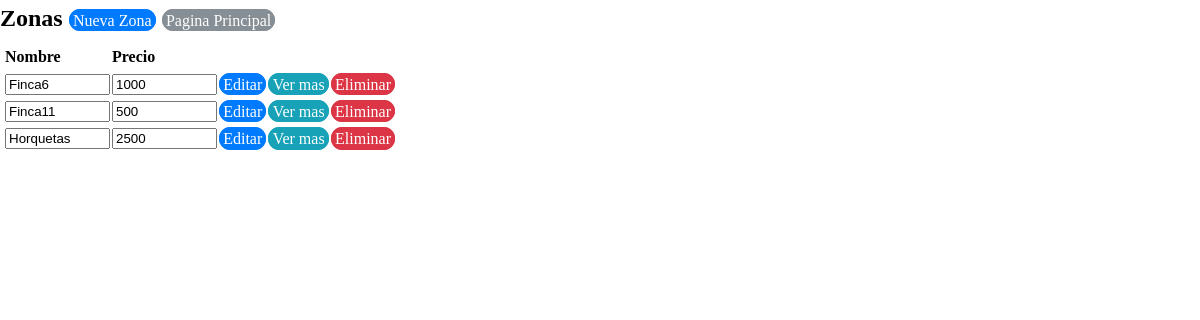
Screenshot of /view/registrozona/RegistroZona.php with the database file from the repository.
### tables this page shows
CREATE TABLE `tbzonas` (
  `zonaid` int(20) NOT NULL,
  `zonanombre` varchar(20) NOT NULL,
  `zonaprecio` double NOT NULL,
  `zonaestado` tinyint(1) NOT NULL
);

### business/zonabusiness/zonaBusiness.php (called while the page is built, shortened)
<?php
class zonaBusiness {
    private $DataZona;
    public function zonaBusiness() {
        require_once '../../data/datazona/DataZona.php';
        $this->DataZona = new DataZona();
    }
    public function mostrarZona() {
        return $this->DataZona->mostrarZona();
    }
}
?>

### data/datazona/DataZona.php (called while the page is built, shortened)
<?php
class DataZona {
    private $conexion;
    function DataZona() {
        include_once '../../data/dbconexion/Conexion.php';
        $this->conexion = new Conexion();
    }
    function mostrarZona() {
        if ($this->conexion->crearConexion()->set_charset('utf8')) {
            $array = array();
            $mostrarzonas = $this->conexion->crearConexion()->query("SELECT * FROM `tbzonas` WHERE zonaestado=1");
            $this->conexion->cerrarConexion();
            while ($resultado = $mostrarzonas->fetch_assoc()) {
                array_push($array, $resultado);
            }
                return $array;
        }
    }
}
?>

### data/dbconexion/Conexion.php (called while the page is built, shortened)
<?php
class Conexion {
    private $server;
    private $user;
    private $password;
    private $dbname;
    function Conexion(){
        $this->server = "localhost";
        $this->user = "root";
        $this->password = "";
        $this->dbname = "bdexpressdjb";
    }
    function crearConexion(){
        $this->conexion  = mysqli_connect($this->server,$this->user,$this->password,$this->dbname);
        return $this->conexion;
    }
}

### view/registrozona/RegistroZona.php (the view, shortened to what this page needs)
<!DOCTYPE html>
<head>
    <link rel="stylesheet" href="../../css/estilo.css">
    <?php
    include '../../business/zonabusiness/zonaBusiness.php';
    ?>
</head>
<body>
    <?php
    $zonaBusiness = new zonaBusiness();
    $allBusiness = $zonaBusiness->mostrarZona();
    ?>
    <h2>
        Zonas
        <a href="?action=registrar" class="btn btn-primary" >Nueva Zona</a>
        <a href="../ventanaprincipalview/VentanaPrincipalView.php" class="btn btn-secondary">Pagina Principal</a>
    </h2>
    <form  action="RegistroZona.php" method="Post">
       <table>
            <thead>
                <tr>
                    <th></th>
                    <th></th>
                    <th>Nombre</th>
                    <th>Precio</th>
                </tr>
            </thead>
            <?php foreach ($allBusiness as $current): ?>
                <tr><td></td>
                    <td><input type="hidden" name="zonaid" id="zonaid" value="<?php echo $current['zonaid']; ?>"></td>
                    <td><input type="text" name="zonanombre" id="zonanombre" size="10" value="<?php echo $current['zonanombre']; ?>" readonly /></td>
                    <td><input type="text" name="zonaprecio" size="10" id="zonaprecio" value="<?php echo $current['zonaprecio']; ?>" readonly /></td>
                    <td><a href="?action=editar&id=<?php echo $current['zonaid']; ?> " class="btn btn-primary">Editar</a></td>
                    <td><a href="?action=ver&id=<?php echo $current['zonaid']; ?> " class="btn btn-info">Ver mas</a></td>
                    <td><a href="?action=eliminar&id=<?php echo $current['zonaid']; ?> " class="btn btn-danger">Eliminar</a></td>
                </tr>
            <?php endforeach ?>
        </table>
    </form>
</body>
</html>

### css/estilo.css (style rules this page uses)
body { margin: 0; font-family: verdana; font-size: 1rem; font-weight: normal; line-height: 1.5; color: black; background-color: window; }
h1, h2, h3, h4, h5, h6 { margin-top: 0; margin-bottom: .5rem; }
a { color: blue; text-decoration: none; background-color: transparent; -webkit-text-decoration-skip: objects; }
table { border-collapse: collapse; }
th { text-align: left; }
.btn { font-weight: normal; text-align: center; white-space: nowrap; vertical-align: middle; border: 1px solid transparent; padding: 0.1rem 0.2rem; font-size: 1rem; line-height: 1.5; border-radius: 0.70rem; transition: all 0.15s ease-in-out; }
.btn-primary { color: #fff; background-color: #007bff; border-color: #007bff; }
.btn-secondary { color: #fff; background-color: #868e96; border-color: #868e96; }
.btn-info { color: #fff; background-color: #17a2b8; border-color: #17a2b8; }
.btn-danger { color: #fff; background-color: #dc3545; border-color: #dc3545; }

### rows the page displays
tbzonas: zonanombre "Finca6", zonaprecio "1000"
tbzonas: zonanombre "Finca11", zonaprecio "500"
tbzonas: zonanombre "Horquetas", zonaprecio "2500"
